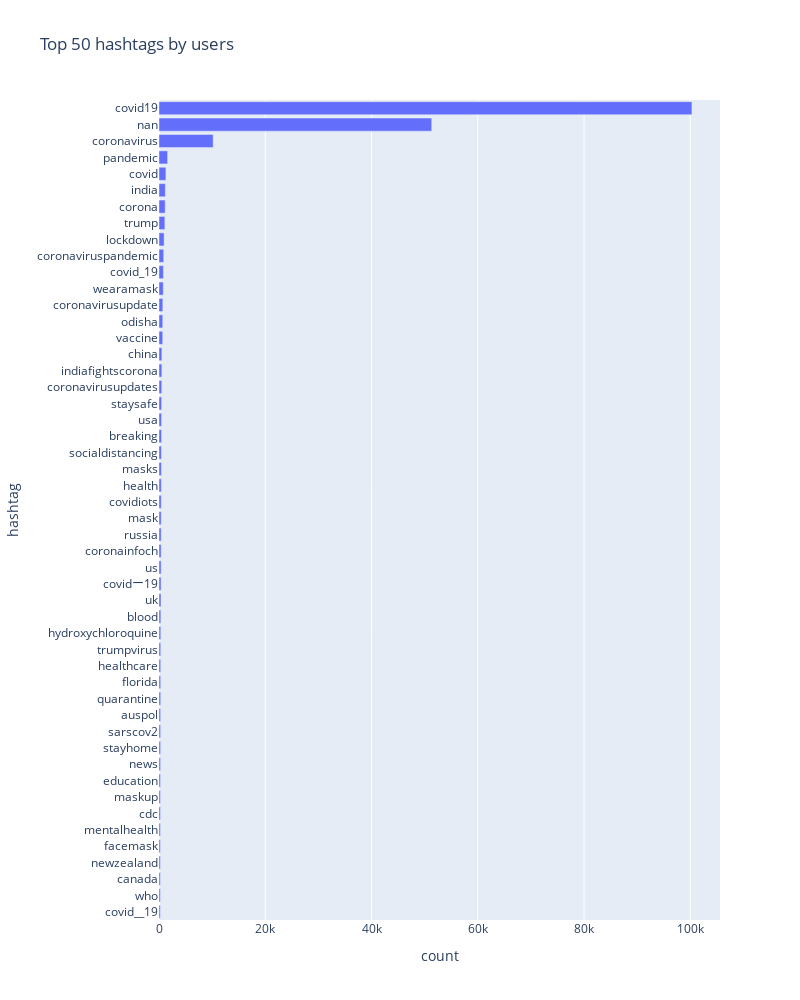

Source (notebook cell):
### Code cell
hashtag_counts = split_hashtags_data['hashtag'].value_counts().reset_index()
hashtag_counts.columns = ['hashtag', 'count']
hashtag_counts = hashtag_counts.sort_values(['count'], ascending=False)
fig = px.bar(
    hashtag_counts.head(50).sort_values(['count'], ascending=True), 
    x="count", 
    y='hashtag', 
    orientation='h', 
    title='Top 50 hashtags by users', 
    width=800, 
    height=1000
)
fig.show()

### Figure 1 — Plotly figure (JSON) as saved in the notebook; plotly's stock layout.template omitted (floating-point values rounded to 4 significant figures)
{"data": [{"alignmentgroup": "True", "hovertemplate": "count=%{x}<br>hashtag=%{y}<extra></extra>", "legendgroup": "", "marker": {"color": "#636efa"}, "name": "", "offsetgroup": "", "orientation": "h", "showlegend": false, "textposition": "auto", "type": "bar", "x": [249, 256, 256, 260, 260, 263, 276, 279, 286, 296, 302, 302, 304, 316, 317, 318, 325, 337, 351, 382, 393, 401, 405, 413, 420, 426, 441, 457, 459, 480, 483, 496, 521, 538, 544, 703, 707, 721, 800, 828, 882, 963, 1101, 1162, 1193, 1299, 1625, 10197, 51334, 100312], "xaxis": "x", "y": ["covid__19", "who", "canada", "newzealand", "facemask", "mentalhealth", "cdc", "maskup", "education", "news", "stayhome", "sarscov2", "auspol", "quarantine", "florida", "healthcare", "trumpvirus", "hydroxychloroquine", "blood", "uk", "covidー19", "us", "coronainfoch", "russia", "mask", "covidiots", "health", "masks", "socialdistancing", "breaking", "usa", "staysafe", "coronavirusupdates", "indiafightscorona", "china", "vaccine", "odisha", "coronavirusupdate", "wearamask", "covid_19", "coronaviruspandemic", "lockdown", "trump", "corona", "india", "covid", "pandemic", "coronavirus", "nan", "covid19"], "yaxis": "y"}], "layout": {"barmode": "relative", "height": 1000, "legend": {"tracegroupgap": 0}, "title": {"text": "Top 50 hashtags by users"}, "width": 800, "xaxis": {"anchor": "y", "domain": [0, 1], "title": {"text": "count"}}, "yaxis": {"anchor": "x", "domain": [0, 1], "title": {"text": "hashtag"}}}}
